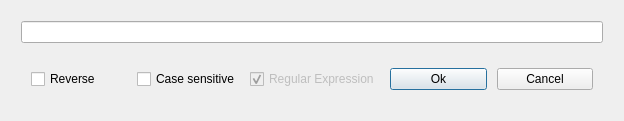
<?xml version="1.0" encoding="UTF-8"?>
<ui version="4.0">
 <class>GrepWindow</class>
 <widget class="QDialog" name="GrepWindow">
  <property name="windowModality">
   <enum>Qt::ApplicationModal</enum>
  </property>
  <property name="geometry">
   <rect>
    <x>0</x>
    <y>0</y>
    <width>624</width>
    <height>121</height>
   </rect>
  </property>
  <property name="sizePolicy">
   <sizepolicy hsizetype="Fixed" vsizetype="Fixed">
    <horstretch>0</horstretch>
    <verstretch>0</verstretch>
   </sizepolicy>
  </property>
  <property name="minimumSize">
   <size>
    <width>400</width>
    <height>121</height>
   </size>
  </property>
  <property name="maximumSize">
   <size>
    <width>1000</width>
    <height>121</height>
   </size>
  </property>
  <property name="focusPolicy">
   <enum>Qt::TabFocus</enum>
  </property>
  <property name="windowTitle">
   <string>Filter</string>
  </property>
  <property name="autoFillBackground">
   <bool>true</bool>
  </property>
  <layout class="QHBoxLayout" name="horizontalLayout_2">
   <item>
    <layout class="QVBoxLayout" name="verticalLayout" stretch="0,0,0">
     <property name="spacing">
      <number>10</number>
     </property>
     <property name="sizeConstraint">
      <enum>QLayout::SetMinimumSize</enum>
     </property>
     <property name="leftMargin">
      <number>10</number>
     </property>
     <property name="topMargin">
      <number>10</number>
     </property>
     <property name="rightMargin">
      <number>10</number>
     </property>
     <property name="bottomMargin">
      <number>10</number>
     </property>
     <item>
      <widget class="QLineEdit" name="searchQuery"/>
     </item>
     <item>
      <spacer name="verticalSpacer">
       <property name="orientation">
        <enum>Qt::Vertical</enum>
       </property>
       <property name="sizeHint" stdset="0">
        <size>
         <width>20</width>
         <height>40</height>
        </size>
       </property>
      </spacer>
     </item>
     <item>
      <layout class="QHBoxLayout" name="horizontalLayout">
       <property name="sizeConstraint">
        <enum>QLayout::SetMaximumSize</enum>
       </property>
       <property name="leftMargin">
        <number>10</number>
       </property>
       <property name="topMargin">
        <number>10</number>
       </property>
       <property name="rightMargin">
        <number>10</number>
       </property>
       <property name="bottomMargin">
        <number>10</number>
       </property>
       <item>
        <widget class="QCheckBox" name="isReverse">
         <property name="text">
          <string>Reverse</string>
         </property>
        </widget>
       </item>
       <item>
        <widget class="QCheckBox" name="caseSensitive">
         <property name="text">
          <string>Case sensitive</string>
         </property>
        </widget>
       </item>
       <item>
        <widget class="QCheckBox" name="useRegex">
         <property name="enabled">
          <bool>false</bool>
         </property>
         <property name="text">
          <string>Regular Expression</string>
         </property>
         <property name="checkable">
          <bool>true</bool>
         </property>
         <property name="checked">
          <bool>true</bool>
         </property>
        </widget>
       </item>
       <item>
        <widget class="QPushButton" name="grepApproved">
         <property name="text">
          <string>Ok</string>
         </property>
        </widget>
       </item>
       <item>
        <widget class="QPushButton" name="grepRejected">
         <property name="text">
          <string>Cancel</string>
         </property>
        </widget>
       </item>
      </layout>
     </item>
    </layout>
   </item>
  </layout>
 </widget>
 <tabstops>
  <tabstop>searchQuery</tabstop>
  <tabstop>grepApproved</tabstop>
  <tabstop>grepRejected</tabstop>
  <tabstop>caseSensitive</tabstop>
  <tabstop>useRegex</tabstop>
 </tabstops>
 <resources/>
 <connections/>
</ui>
